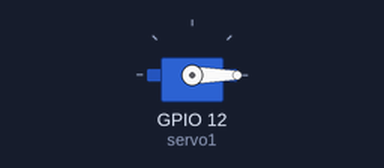
Simulated run of this sketch. Board: ESP32. Shown: servo. What the sketch prints to the serial monitor is not drawn.

Above: at 0.05 s.
At 3.0 s:
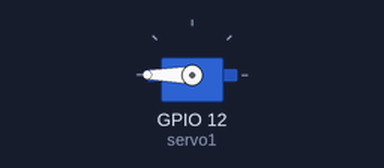
Timing chart, 0 to 6.9 s (numbered marks = the images above):
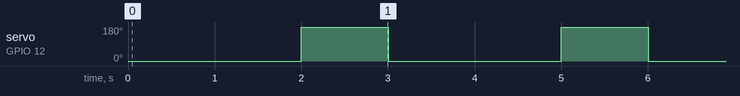

Measured:
- by itself, servo on GPIO 12 (servo1): alternates 180° for 1.0 s and 0° for 2.0 s

The sketch:

servo.ino
```cpp
#include <ESP32Servo.h>

Servo servo1; // Пин 12

void setup() {
  Serial.begin(115200);

  servo1.attach(12);

  servo1.write(0);
  Serial.println("Система готова к удару!");
}

void loop()
{
  delay(2000);
  servo1.write(180);
  delay(1000);
  servo1.write(0);
}
```
